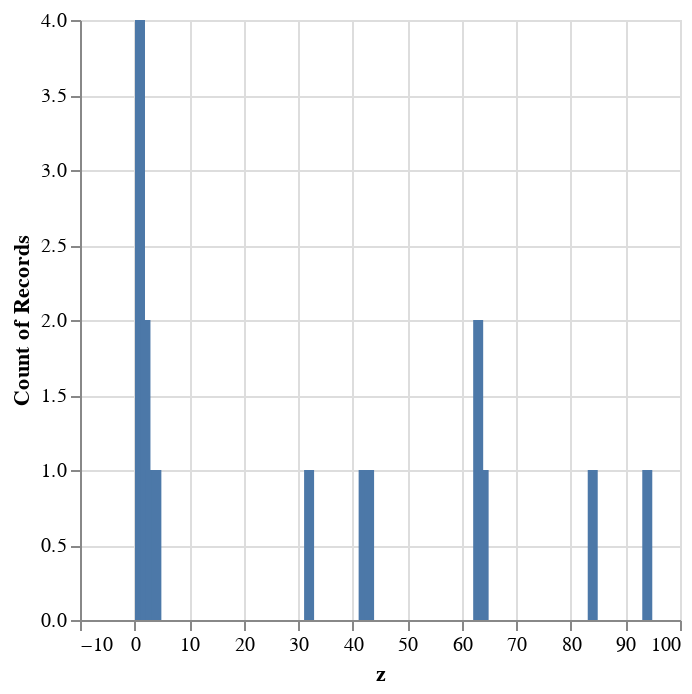

The notebook cell this image was saved under:
### Code cell
fp_hist(5)

### Figure 1 — Vega-Lite specification as saved in the notebook (floating-point values rounded to 4 significant figures)
{"config": {"view": {"continuousWidth": 300, "continuousHeight": 300}}, "data": {"name": "data-9425a294f99f2f750f0613b7553f3b2b"}, "mark": {"type": "bar"}, "encoding": {"x": {"field": "z", "type": "quantitative"}, "y": {"aggregate": "count", "type": "quantitative"}}, "$schema": "https://vega.github.io/schema/vega-lite/v5.16.3.json", "datasets": {"data-9425a294f99f2f750f0613b7553f3b2b": [{"yinv": 1, "y": 1, "x": 1, "x_div_y": 1, "z": 1, "p": 5, "p3": 125}, {"yinv": 1, "y": 1, "x": 2, "x_div_y": 2, "z": 63, "p": 5, "p3": 125}, {"yinv": 1, "y": 1, "x": 3, "x_div_y": 3, "z": 42, "p": 5, "p3": 125}, {"yinv": 1, "y": 1, "x": 4, "x_div_y": 4, "z": 94, "p": 5, "p3": 125}, {"yinv": 108, "y": 2, "x": 1, "x_div_y": 108, "z": 2, "p": 5, "p3": 125}, {"yinv": 108, "y": 2, "x": 2, "x_div_y": 216, "z": 1, "p": 5, "p3": 125}, {"yinv": 108, "y": 2, "x": 3, "x_div_y": 324, "z": 84, "p": 5, "p3": 125}, {"yinv": 108, "y": 2, "x": 4, "x_div_y": 432, "z": 63, "p": 5, "p3": 125}, {"yinv": 77, "y": 3, "x": 1, "x_div_y": 77, "z": 3, "p": 5, "p3": 125}, {"yinv": 77, "y": 3, "x": 2, "x_div_y": 154, "z": 64, "p": 5, "p3": 125}, {"yinv": 77, "y": 3, "x": 3, "x_div_y": 231, "z": 1, "p": 5, "p3": 125}, {"yinv": 77, "y": 3, "x": 4, "x_div_y": 308, "z": 32, "p": 5, "p3": 125}, {"yinv": 39, "y": 4, "x": 1, "x_div_y": 39, "z": 4, "p": 5, "p3": 125}, {"yinv": 39, "y": 4, "x": 2, "x_div_y": 78, "z": 2, "p": 5, "p3": 125}, {"yinv": 39, "y": 4, "x": 3, "x_div_y": 117, "z": 43, "p": 5, "p3": 125}, {"yinv": 39, "y": 4, "x": 4, "x_div_y": 156, "z": 1, "p": 5, "p3": 125}]}}
